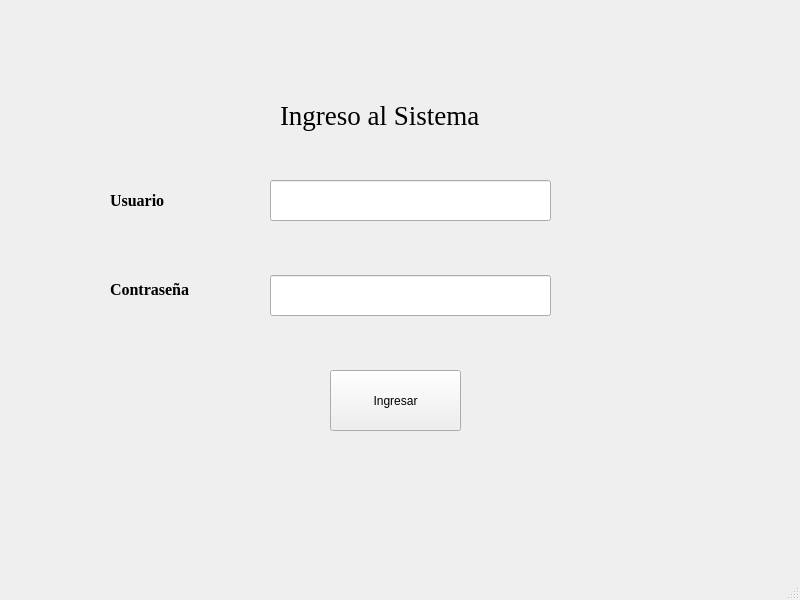
<?xml version="1.0" encoding="UTF-8"?>
<ui version="4.0">
 <class>MainWindow</class>
 <widget class="QMainWindow" name="MainWindow">
  <property name="geometry">
   <rect>
    <x>0</x>
    <y>0</y>
    <width>800</width>
    <height>600</height>
   </rect>
  </property>
  <property name="windowTitle">
   <string>MainWindow</string>
  </property>
  <widget class="QWidget" name="centralwidget">
   <widget class="QPushButton" name="btnIngresar">
    <property name="geometry">
     <rect>
      <x>330</x>
      <y>370</y>
      <width>131</width>
      <height>61</height>
     </rect>
    </property>
    <property name="text">
     <string>Ingresar</string>
    </property>
   </widget>
   <widget class="QLineEdit" name="txtUsuario">
    <property name="geometry">
     <rect>
      <x>270</x>
      <y>180</y>
      <width>281</width>
      <height>41</height>
     </rect>
    </property>
    <property name="maxLength">
     <number>200</number>
    </property>
   </widget>
   <widget class="QLabel" name="label_4">
    <property name="geometry">
     <rect>
      <x>110</x>
      <y>180</y>
      <width>131</width>
      <height>41</height>
     </rect>
    </property>
    <property name="font">
     <font>
      <family>Times New Roman</family>
      <pointsize>12</pointsize>
      <bold>true</bold>
     </font>
    </property>
    <property name="text">
     <string>Usuario</string>
    </property>
   </widget>
   <widget class="QLabel" name="label">
    <property name="geometry">
     <rect>
      <x>110</x>
      <y>190</y>
      <width>63</width>
      <height>20</height>
     </rect>
    </property>
    <property name="text">
     <string/>
    </property>
   </widget>
   <widget class="QLineEdit" name="txtPassword">
    <property name="geometry">
     <rect>
      <x>270</x>
      <y>275</y>
      <width>281</width>
      <height>41</height>
     </rect>
    </property>
    <property name="maxLength">
     <number>20</number>
    </property>
   </widget>
   <widget class="QLabel" name="label_2">
    <property name="geometry">
     <rect>
      <x>110</x>
      <y>269</y>
      <width>131</width>
      <height>41</height>
     </rect>
    </property>
    <property name="font">
     <font>
      <family>Times New Roman</family>
      <pointsize>12</pointsize>
      <bold>true</bold>
     </font>
    </property>
    <property name="text">
     <string>Contraseña</string>
    </property>
   </widget>
   <widget class="QLabel" name="label_3">
    <property name="geometry">
     <rect>
      <x>280</x>
      <y>100</y>
      <width>251</width>
      <height>31</height>
     </rect>
    </property>
    <property name="font">
     <font>
      <family>Times New Roman</family>
      <pointsize>20</pointsize>
     </font>
    </property>
    <property name="text">
     <string>Ingreso al Sistema </string>
    </property>
   </widget>
  </widget>
  <widget class="QMenuBar" name="menubar">
   <property name="geometry">
    <rect>
     <x>0</x>
     <y>0</y>
     <width>800</width>
     <height>26</height>
    </rect>
   </property>
  </widget>
  <widget class="QStatusBar" name="statusbar"/>
 </widget>
 <resources/>
 <connections/>
</ui>
